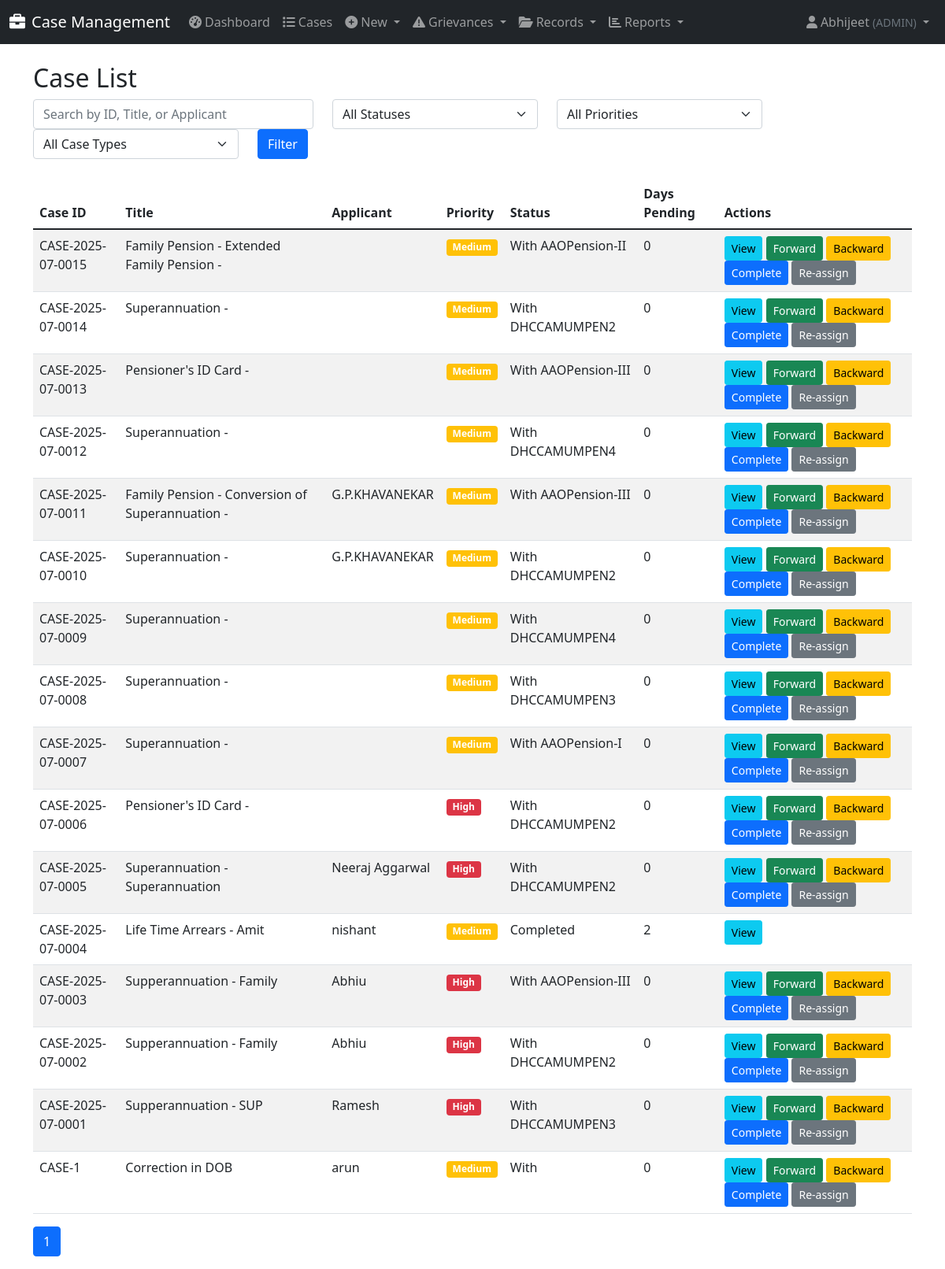
Page /cases/ (signed in) on the earlier database version.
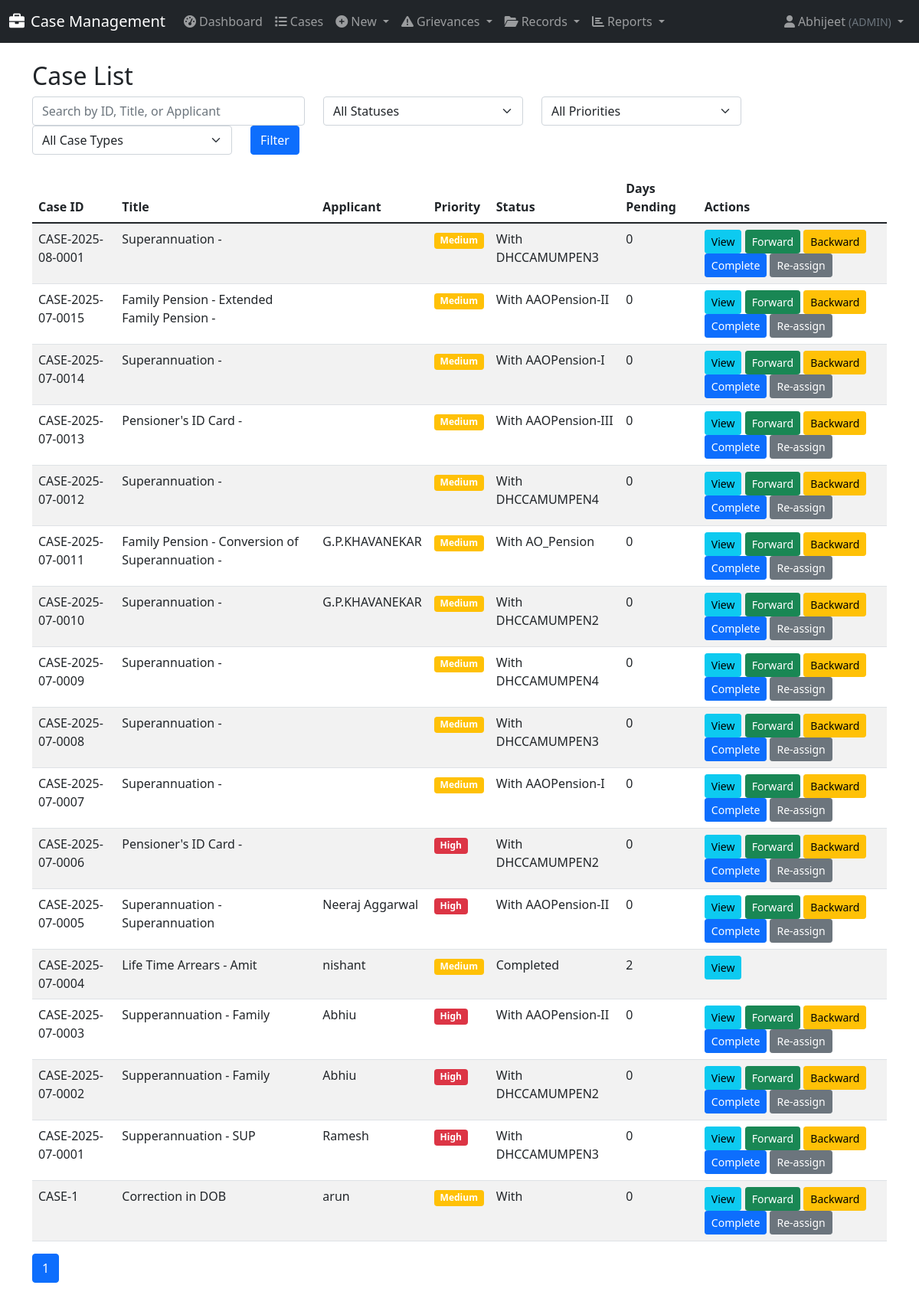
Same page on the later database version.
### cases/models.py (models this page shows, shortened)
class Case(models.Model):
    PRIORITY_CHOICES = [
        ('High', 'High'),
        ('Medium', 'Medium'),
        ('Low', 'Low'),
    ]
    STATUS_COLORS = [
        ('Green', 'Green'),
        ('Orange', 'Orange'),
        ('Red', 'Red'),
        ('Blue', 'Blue'),
    ]
    MODE_OF_RECEIPT_CHOICES = [
        ('by_post', 'By Post'),
        ('by_hand', 'By Hand'),
        ('online', 'Online'),
        ('offline', 'Offline'),
        ('email', 'Email'),
        ('in_person', 'In Person'),
    ]
    TYPE_OF_CORRECTION_CHOICES = [
        ('change_of_address', 'Change Of Address'),
        ('change_dob_family', 'Change / Correction of DOB of Family Pensioner'),
        ('change_name', 'Change / Correction of Name of the Pensioner / Family Pensioner'),
        ('other', 'Other'),
    ]
    FRESH_COMPLIANCE_CHOICES = [
        ('fresh', 'Fresh Case'),
        ('compliance', 'Compliance'),
    ]
    TYPE_OF_EMPLOYEE_CHOICES = [
        ('MTNL_IDA', 'MTNL IDA'),
        ('MTNL_CDA', 'MTNL CDA'),
        ('DOT_CDA', 'DOT CDA'),
    ]
    TYPE_OF_PENSION_CHOICES = [
        ('MTNL-IDA', 'MTNL-IDA'),
        ('DOT-CDA', 'DOT-CDA'),
    ]
    TYPE_OF_PENSIONER_CHOICES = [
        ('Superannuation/VR', 'Superannuation / VR'),
        ('Family Pensioner', 'Family Pensioner'),
    ]
    case_id = models.CharField(max_length=50, unique=True, db_index=True)
    registration_date = models.DateTimeField(default=timezone.now)
    case_type = models.ForeignKey(CaseType, on_delete=models.CASCADE)
    sub_category = models.CharField(max_length=100)
    case_title = models.CharField(max_length=500)
    case_description = models.TextField()
    applicant_name = models.CharField(max_length=200)
    ppo_master = models.ForeignKey(PPOMaster, on_delete=models.SET_NULL, null=True, blank=True)
    priority = models.CharField(max_length=10, choices=PRIORITY_CHOICES, default='Medium')
    current_status = models.CharField(max_length=200)
    current_holder = models.ForeignKey(UserProfile, on_delete=models.CASCADE, related_name='current_cases')
    days_in_current_stage = models.IntegerField(default=0)
    total_days_pending = models.IntegerField(default=0)
    expected_completion = models.DateTimeField()
    actual_completion = models.DateTimeField(null=True, blank=True)
    status_color = models.CharField(max_length=10, choices=STATUS_COLORS, default='Green')
    is_completed = models.BooleanField(default=False)
    created_by = models.ForeignKey(User, on_delete=models.CASCADE, related_name='created_cases')
    last_updated_by = models.ForeignKey(User, on_delete=models.CASCADE, related_name='updated_cases')
    last_update_date = models.DateTimeField(auto_now=True)
    ppo_number = models.CharField(max_length=20, blank=True)
    name_pensioner = models.CharField(max_length=200, blank=True)
    mobile_number = models.CharField(max_length=15, blank=True)
    last_lc_done_date = models.DateField(null=True, blank=True)
    kyp_flag = models.BooleanField(default=False)
    mode_of_receipt = models.CharField(max_length=20, choices=MODE_OF_RECEIPT_CHOICES, blank=True)
    date_of_death = models.DateField(null=True, blank=True)
    name_claimant = models.CharField(max_length=200, blank=True)
    relationship = models.CharField(max_length=50, blank=True)
    service_book_enclosed = models.BooleanField(default=False)
    type_of_correction = models.CharField(max_length=30, choices=TYPE_OF_CORRECTION_CHOICES, blank=True)
    original_ppo_submitted = models.BooleanField(default=False)
    fresh_or_compliance = models.CharField(max_length=20, choices=FRESH_COMPLIANCE_CHOICES, blank=True)
    type_of_employee = models.CharField(max_length=20, choices=TYPE_OF_EMPLOYEE_CHOICES, blank=True)
    retiring_employee = models.ForeignKey('RetiringEmployee', on_delete=models.SET_NULL, null=True, blank=True)
    type_of_pension = models.CharField(max_length=20, choices=TYPE_OF_PENSION_CHOICES, blank=True)
    type_of_pensioner = models.CharField(max_length=30, choices=TYPE_OF_PENSIONER_CHOICES, blank=True)
    date_of_retirement = models.DateField(null=True, blank=True)
    assigned_file = models.ForeignKey(
        'IndexRegister',
        on_delete=models.PROTECT,
        null=True,
        blank=True,
        help_text="Index Register file in which this case is being dealt"
    )
    objects = CaseManager()
    class Meta:
        ordering = ['-registration_date']
        indexes = [
            models.Index(fields=['case_id']),
            models.Index(fields=['ppo_number']),
            models.Index(fields=['current_holder', 'is_completed']),
            models.Index(fields=['priority', 'status_color']),
            models.Index(fields=['registration_date']),
        ]

### cases/views.py (the view, shortened to what this page needs)
# urls.py: path('cases/', views.case_list, name='case_list'),
@login_required
def case_list(request):
    user_profile = get_object_or_404(UserProfile, user=request.user)
    cases = Case.objects.all()
    if user_profile.role != 'ADMIN':
        cases = cases.filter(current_holder=user_profile)
    search_query = request.GET.get('search', '')
    if search_query:
        cases = cases.filter(
            Q(case_id__icontains=search_query) |
            Q(case_title__icontains=search_query) |
            Q(applicant_name__icontains=search_query)
        )
    status_filter = request.GET.get('status', '')
    priority_filter = request.GET.get('priority', '')
    if priority_filter:
        cases = cases.filter(priority=priority_filter)
    case_type_filter = request.GET.get('case_type', '')
    if case_type_filter:
        cases = cases.filter(case_type_id=case_type_filter)
    paginator = Paginator(cases, 25)
    page_number = request.GET.get('page')
    page_obj = paginator.get_page(page_number)
    context = {
        'page_obj': page_obj,
        'search_query': search_query,
        'status_filter': status_filter,
        'priority_filter': priority_filter,
        'case_type_filter': case_type_filter,
        'case_types': CaseType.objects.all(),
        'user_profile': user_profile,
    }
    return render(request, 'cases/case_list.html', context)

### cases/context_processors.py (called while the page is built)
def notifications_context(request):
    if not request.user.is_authenticated:
        return {}
    try:
        user_profile = request.user.userprofile
        new_grievances_count = Grievance.objects.filter(
            assigned_to=user_profile,
            status='NEW'
        ).count()
    except UserProfile.DoesNotExist:
        new_grievances_count = 0
    return {
        'my_new_grievances_count': new_grievances_count,
    }

### cases/models.py (called while the page is built)
    def get_queryset(self):
        return CaseQuerySet(self.model, using=self._db)

### templates/cases/case_list.html (shortened to what this page needs)
{% extends 'base.html' %}
{% block content %}
<div class="container mt-4">
    <h2>Case List</h2>
    <form method="get" class="mb-4">
        <div class="row">
            <div class="col-md-4">
                <input type="text" name="search" class="form-control" placeholder="Search by ID, Title, or Applicant" value="{{ search_query }}">
            </div>
            <div class="col-md-3">
                <select name="status" class="form-select">
                    <option value="">All Statuses</option>
                </select>
            </div>
            <div class="col-md-3">
                <select name="priority" class="form-select">
                    <option value="">All Priorities</option>
                </select>
            </div>
            <div class="col-md-3">
                <select name="case_type" class="form-select">
                    <option value="">All Case Types</option>
                </select>
            </div>
            <div class="col-md-2 mt-2 mt-md-0">
                <button type="submit" class="btn btn-primary">Filter</button>
            </div>
        </div>
    </form>
    <table class="table table-striped table-hover">
        <thead>
            <tr>
                <th>Case ID</th>
                <th>Title</th>
                <th>Applicant</th>
                <th>Priority</th>
                <th>Status</th>
                <th>Days Pending</th>
                <th>Actions</th>
            </tr>
        </thead>
        <tbody>
            {% for case in page_obj %}
            <tr>
                <td>{{ case.case_id }}</td>
                <td>{{ case.case_title }}</td>
                <td>{{ case.applicant_name }}</td>
                <td>
                    <span class="badge {% if case.priority == 'High' %}bg-danger{% elif case.priority == 'Medium' %}bg-warning{% else %}bg-success{% endif %}">
                        {{ case.priority }}
                    </span>
                </td>
                <td>{{ case.current_status }}</td>
                <td>{{ case.total_days_pending }}</td>
                <td>
                    <a href="{% url 'case_detail' case.case_id %}" class="btn btn-sm btn-info">View</a>
                    {% if user_profile.role == 'ADMIN' or case.current_holder == user_profile %}
                    {% if not case.is_completed %}
                    <a href="{% url 'move_case' case.case_id %}?type=forward" class="btn btn-sm btn-success">Forward</a>
                    {% if user_profile.role != 'DH' %}
                    <a href="{% url 'move_case' case.case_id %}?type=backward" class="btn btn-sm btn-warning">Backward</a>
                    {% endif %}
                    {% if user_profile.role != 'DH' %}
                    <a href="{% url 'move_case' case.case_id %}?type=complete" class="btn btn-sm btn-primary">Complete</a>
                    <a href="{% url 'move_case' case.case_id %}?type=reassign" class="btn btn-sm btn-secondary">Re-assign</a>
                {% endif %}
            {% endif %}
        {% endif %}
                </td>
            </tr>
            {% empty %}
            <tr>
                <td colspan="7">No cases found.</td>
            </tr>
            {% endfor %}
        </tbody>
    </table>
    <nav aria-label="Page navigation">
        <ul class="pagination">
            {% for num in page_obj.paginator.page_range %}
                {% if page_obj.number == num %}
                    <li class="page-item active"><a class="page-link" href="#">{{ num }}</a></li>
                {% endif %}
            {% endfor %}
        </ul>
    </nav>
</div>
{% endblock %}

Differences in the rows shown:
added Case: case_id "CASE-2025-08-0001", case_title "Superannuation -", priority "Medium", current_status "With DHCCAMUMPEN3", total_days_pending "0", is_completed "Forward"
changed Case "CASE-2025-07-0014": current_status "With DHCCAMUMPEN2" → "With AAOPension-I"
changed Case "Family Pension - Conversion of Superannuation -": current_status "With AAOPension-III" → "With AO_Pension"
changed Case "CASE-2025-07-0005": current_status "With DHCCAMUMPEN2" → "With AAOPension-II"
changed Case "CASE-2025-07-0003": current_status "With AAOPension-III" → "With AAOPension-II"
